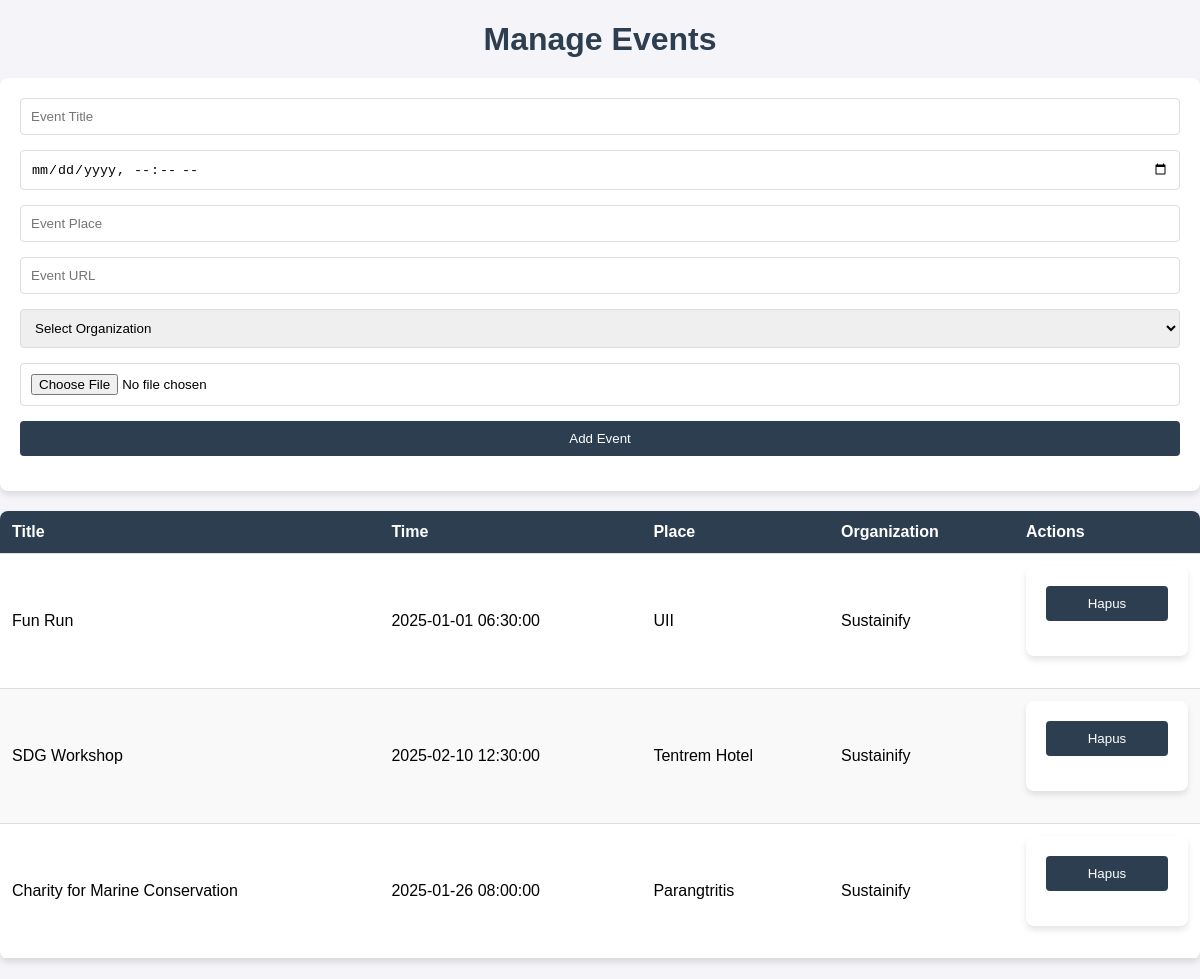
Screenshot of /manage_events.php with the database file from the repository.
### tables this page shows
CREATE TABLE `sdg_event` (
  `id` int(11) NOT NULL,
  `title` varchar(255) NOT NULL,
  `time` datetime NOT NULL,
  `place` varchar(255) DEFAULT NULL,
  `image` varchar(255) DEFAULT NULL,
  `from_url` varchar(255) DEFAULT NULL,
  `organization_id` int(11) DEFAULT NULL
);

CREATE TABLE `organization` (
  `id` int(11) NOT NULL,
  `name` varchar(255) NOT NULL,
  `logo` varchar(255) DEFAULT NULL,
  `url` varchar(255) DEFAULT NULL
);

### manage_events.php (the view, shortened to what this page needs)
<?php
include 'db_connection.php';
$events_query = "SELECT sdg_event.*, organization.name as org_name FROM sdg_event LEFT JOIN organization ON sdg_event.organization_id = organization.id";
$events = $conn->query($events_query);
?>
<!DOCTYPE html>
<html>
<head>
</head>
<body>
    <h1>Manage Events</h1>
    <form method="post" enctype="multipart/form-data">
        <input type="text" name="title" placeholder="Event Title" required>
        <input type="datetime-local" name="time" required>
        <input type="text" name="place" placeholder="Event Place" required>
        <input type="url" name="from_url" placeholder="Event URL">
        <select name="organization_id" required>
            <option value="">Select Organization</option>
        </select>
        <input type="file" name="image" accept="image/*">
        <button type="submit" name="add_event">Add Event</button>
    </form>
    <table>
        <thead>
            <tr>
                <th>Title</th>
                <th>Time</th>
                <th>Place</th>
                <th>Organization</th>
                <th>Actions</th>
            </tr>
        </thead>
        <tbody>
            <?php while($event = $events->fetch_assoc()): ?>
            <tr>
                <td><?php echo htmlspecialchars($event['title']); ?></td>
                <td><?php echo htmlspecialchars($event['time']); ?></td>
                <td><?php echo htmlspecialchars($event['place']); ?></td>
                <td><?php echo htmlspecialchars($event['org_name'] ?? 'N/A'); ?></td>
                <td>
                    <form method="POST">
                    <button type="submit" id="delete" name="delete_event" onclick="return confirm('Are you sure you want to delete this event ?')">Hapus</button>
                    </form>
                </td>
            </tr>
            <?php endwhile; ?>
        </tbody>
    </table>
</body>
</html>

### manage_events.php (style rules this page uses)
body { font-family: Arial, sans-serif; margin: 0; padding: 0; background-color: #f4f4f9; }
h1 { color: #2c3e50; text-align: center; margin-bottom: 20px; }
form { background: white; padding: 20px; border-radius: 8px; box-shadow: 0 4px 6px rgba(0, 0, 0, 0.1); margin-bottom: 20px; }
form input, form select, form textarea, form button { width: 100%; margin-bottom: 15px; padding: 10px; border: 1px solid #ddd; border-radius: 4px; box-sizing: border-box; }
form button { background-color: #2c3e50; color: white; border: none; cursor: pointer; }
table { width: 100%; border-collapse: collapse; margin-bottom: 20px; background: white; border-radius: 8px; overflow: hidden; box-shadow: 0 4px 6px rgba(0, 0, 0, 0.1); }
table th, table td { padding: 12px; text-align: left; border-bottom: 1px solid #ddd; }
table th { background-color: #2c3e50; color: white; }
table tr:nth-child(even) { background-color: #f9f9f9; }

### rows the page displays
sdg_event: title "Fun Run", time "2025-01-01 06:30:00", place "UII", organization.name "Sustainify"
sdg_event: title "SDG Workshop", time "2025-02-10 12:30:00", place "Tentrem Hotel", organization.name "Sustainify"
sdg_event: title "Charity for Marine Conservation", time "2025-01-26 08:00:00", place "Parangtritis", organization.name "Sustainify"
